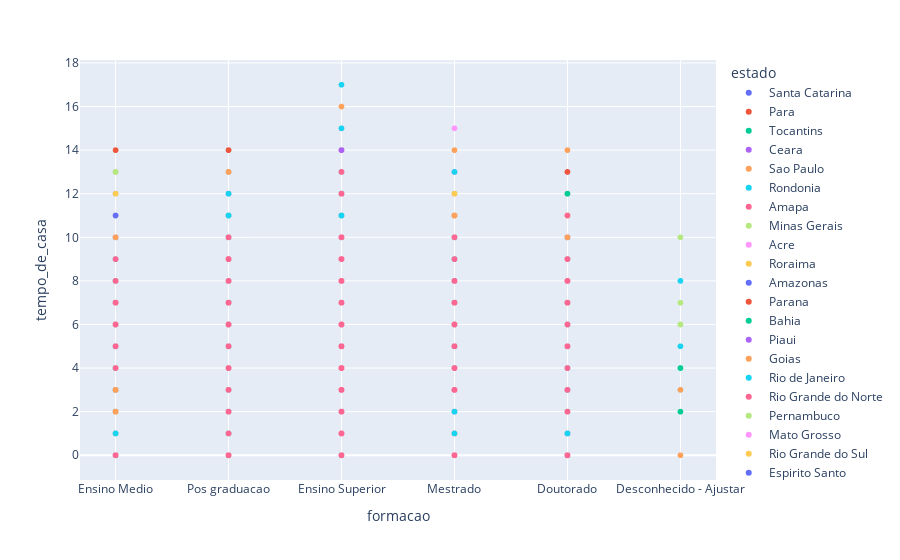

The notebook cell saved with this chart:
### Code cell
import plotly.express as px
import pandas as pd

# Suponha que 'df' é o seu DataFrame com os dados já preparados

# Para este exemplo, vamos criar um gráfico de dispersão interativo
fig = px.scatter(df, x='formacao', y='tempo_de_casa', color='estado')

# Mostrar o gráfico
fig.show()

### Figure 1 — Plotly figure (JSON) as saved in the notebook; plotly's stock layout.template omitted (floating-point values rounded to 4 significant figures; data arrays with more than 128 entries replaced by an {"elided": "..."} marker saying what was removed)
{"data": [{"hovertemplate": "estado=Santa Catarina<br>formacao=%{x}<br>tempo_de_casa=%{y}<extra></extra>", "legendgroup": "Santa Catarina", "marker": {"color": "#636efa", "symbol": "circle"}, "mode": "markers", "name": "Santa Catarina", "showlegend": true, "type": "scattergl", "x": {"elided": "547 str values"}, "xaxis": "x", "y": {"elided": "547 int values"}, "yaxis": "y"}, {"hovertemplate": "estado=Para<br>formacao=%{x}<br>tempo_de_casa=%{y}<extra></extra>", "legendgroup": "Para", "marker": {"color": "#EF553B", "symbol": "circle"}, "mode": "markers", "name": "Para", "showlegend": true, "type": "scattergl", "x": {"elided": "244 str values"}, "xaxis": "x", "y": {"elided": "244 int values"}, "yaxis": "y"}, {"hovertemplate": "estado=Tocantins<br>formacao=%{x}<br>tempo_de_casa=%{y}<extra></extra>", "legendgroup": "Tocantins", "marker": {"color": "#00cc96", "symbol": "circle"}, "mode": "markers", "name": "Tocantins", "showlegend": true, "type": "scattergl", "x": {"elided": "253 str values"}, "xaxis": "x", "y": {"elided": "253 int values"}, "yaxis": "y"}, {"hovertemplate": "estado=Ceara<br>formacao=%{x}<br>tempo_de_casa=%{y}<extra></extra>", "legendgroup": "Ceara", "marker": {"color": "#ab63fa", "symbol": "circle"}, "mode": "markers", "name": "Ceara", "showlegend": true, "type": "scattergl", "x": {"elided": "243 str values"}, "xaxis": "x", "y": {"elided": "243 int values"}, "yaxis": "y"}, {"hovertemplate": "estado=Sao Paulo<br>formacao=%{x}<br>tempo_de_casa=%{y}<extra></extra>", "legendgroup": "Sao Paulo", "marker": {"color": "#FFA15A", "symbol": "circle"}, "mode": "markers", "name": "Sao Paulo", "showlegend": true, "type": "scattergl", "x": {"elided": "922 str values"}, "xaxis": "x", "y": {"elided": "922 int values"}, "yaxis": "y"}, {"hovertemplate": "estado=Rondonia<br>formacao=%{x}<br>tempo_de_casa=%{y}<extra></extra>", "legendgroup": "Rondonia", "marker": {"color": "#19d3f3", "symbol": "circle"}, "mode": "markers", "name": "Rondonia", "showlegend": true, "type": "scattergl", "x": {"elided": "246 str values"}, "xaxis": "x", "y": {"elided": "246 int values"}, "yaxis": "y"}, {"hovertemplate": "estado=Amapa<br>formacao=%{x}<br>tempo_de_casa=%{y}<extra></extra>", "legendgroup": "Amapa", "marker": {"color": "#FF6692", "symbol": "circle"}, "mode": "markers", "name": "Amapa", "showlegend": true, "type": "scattergl", "x": {"elided": "244 str values"}, "xaxis": "x", "y": {"elided": "244 int values"}, "yaxis": "y"}, {"hovertemplate": "estado=Minas Gerais<br>formacao=%{x}<br>tempo_de_casa=%{y}<extra></extra>", "legendgroup": "Minas Gerais", "marker": {"color": "#B6E880", "symbol": "circle"}, "mode": "markers", "name": "Minas Gerais", "showlegend": true, "type": "scattergl", "x": {"elided": "741 str values"}, "xaxis": "x", "y": {"elided": "741 int values"}, "yaxis": "y"}, {"hovertemplate": "estado=Acre<br>formacao=%{x}<br>tempo_de_casa=%{y}<extra></extra>", "legendgroup": "Acre", "marker": {"color": "#FF97FF", "symbol": "circle"}, "mode": "markers", "name": "Acre", "showlegend": true, "type": "scattergl", "x": {"elided": "236 str values"}, "xaxis": "x", "y": {"elided": "236 int values"}, "yaxis": "y"}, {"hovertemplate": "estado=Roraima<br>formacao=%{x}<br>tempo_de_casa=%{y}<extra></extra>", "legendgroup": "Roraima", "marker": {"color": "#FECB52", "symbol": "circle"}, "mode": "markers", "name": "Roraima", "showlegend": true, "type": "scattergl", "x": {"elided": "248 str values"}, "xaxis": "x", "y": {"elided": "248 int values"}, "yaxis": "y"}, {"hovertemplate": "estado=Amazonas<br>formacao=%{x}<br>tempo_de_casa=%{y}<extra></extra>", "legendgroup": "Amazonas", "marker": {"color": "#636efa", "symbol": "circle"}, "mode": "markers", "name": "Amazonas", "showlegend": true, "type": "scattergl", "x": {"elided": "242 str values"}, "xaxis": "x", "y": {"elided": "242 int values"}, "yaxis": "y"}, {"hovertemplate": "estado=Parana<br>formacao=%{x}<br>tempo_de_casa=%{y}<extra></extra>", "legendgroup": "Parana", "marker": {"color": "#EF553B", "symbol": "circle"}, "mode": "markers", "name": "Parana", "showlegend": true, "type": "scattergl", "x": {"elided": "647 str values"}, "xaxis": "x", "y": {"elided": "647 int values"}, "yaxis": "y"}, {"hovertemplate": "estado=Bahia<br>formacao=%{x}<br>tempo_de_casa=%{y}<extra></extra>", "legendgroup": "Bahia", "marker": {"color": "#00cc96", "symbol": "circle"}, "mode": "markers", "name": "Bahia", "showlegend": true, "type": "scattergl", "x": {"elided": "247 str values"}, "xaxis": "x", "y": {"elided": "247 int values"}, "yaxis": "y"}, {"hovertemplate": "estado=Piaui<br>formacao=%{x}<br>tempo_de_casa=%{y}<extra></extra>", "legendgroup": "Piaui", "marker": {"color": "#ab63fa", "symbol": "circle"}, "mode": "markers", "name": "Piaui", "showlegend": true, "type": "scattergl", "x": {"elided": "246 str values"}, "xaxis": "x", "y": {"elided": "246 int values"}, "yaxis": "y"}, {"hovertemplate": "estado=Goias<br>formacao=%{x}<br>tempo_de_casa=%{y}<extra></extra>", "legendgroup": "Goias", "marker": {"color": "#FFA15A", "symbol": "circle"}, "mode": "markers", "name": "Goias", "showlegend": true, "type": "scattergl", "x": {"elided": "238 str values"}, "xaxis": "x", "y": {"elided": "238 int values"}, "yaxis": "y"}, {"hovertemplate": "estado=Rio de Janeiro<br>formacao=%{x}<br>tempo_de_casa=%{y}<extra></extra>", "legendgroup": "Rio de Janeiro", "marker": {"color": "#19d3f3", "symbol": "circle"}, "mode": "markers", "name": "Rio de Janeiro", "showlegend": true, "type": "scattergl", "x": {"elided": "826 str values"}, "xaxis": "x", "y": {"elided": "826 int values"}, "yaxis": "y"}, {"hovertemplate": "estado=Rio Grande do Norte<br>formacao=%{x}<br>tempo_de_casa=%{y}<extra></extra>", "legendgroup": "Rio Grande do Norte", "marker": {"color": "#FF6692", "symbol": "circle"}, "mode": "markers", "name": "Rio Grande do Norte", "showlegend": true, "type": "scattergl", "x": {"elided": "246 str values"}, "xaxis": "x", "y": {"elided": "246 int values"}, "yaxis": "y"}, {"hovertemplate": "estado=Pernambuco<br>formacao=%{x}<br>tempo_de_casa=%{y}<extra></extra>", "legendgroup": "Pernambuco", "marker": {"color": "#B6E880", "symbol": "circle"}, "mode": "markers", "name": "Pernambuco", "showlegend": true, "type": "scattergl", "x": {"elided": "246 str values"}, "xaxis": "x", "y": {"elided": "246 int values"}, "yaxis": "y"}, {"hovertemplate": "estado=Mato Grosso<br>formacao=%{x}<br>tempo_de_casa=%{y}<extra></extra>", "legendgroup": "Mato Grosso", "marker": {"color": "#FF97FF", "symbol": "circle"}, "mode": "markers", "name": "Mato Grosso", "showlegend": true, "type": "scattergl", "x": {"elided": "243 str values"}, "xaxis": "x", "y": {"elided": "243 int values"}, "yaxis": "y"}, {"hovertemplate": "estado=Rio Grande do Sul<br>formacao=%{x}<br>tempo_de_casa=%{y}<extra></extra>", "legendgroup": "Rio Grande do Sul", "marker": {"color": "#FECB52", "symbol": "circle"}, "mode": "markers", "name": "Rio Grande do Sul", "showlegend": true, "type": "scattergl", "x": {"elided": "542 str values"}, "xaxis": "x", "y": {"elided": "542 int values"}, "yaxis": "y"}, {"hovertemplate": "estado=Espirito Santo<br>formacao=%{x}<br>tempo_de_casa=%{y}<extra></extra>", "legendgroup": "Espirito Santo", "marker": {"color": "#636efa", "symbol": "circle"}, "mode": "markers", "name": "Espirito Santo", "showlegend": true, "type": "scattergl", "x": ["Mestrado", "Ensino Superior", "Ensino Superior", "Ensino Superior", "Ensino Superior", "Ensino Superior", "Ensino Superior", "Ensino Superior", "Pos graduacao", "Ensino Superior", "Mestrado", "Ensino Superior", "Ensino Superior", "Mestrado", "Pos graduacao", "Pos graduacao", "Ensino Superior", "Ensino Medio", "Ensino Superior", "Ensino Superior", "Pos graduacao", "Pos graduacao", "Doutorado", "Pos graduacao", "Ensino Superior", "Ensino Superior", "Mestrado", "Ensino Medio", "Ensino Superior", "Ensino Superior", "Ensino Superior", "Ensino Superior", "Ensino Superior", "Ensino Superior", "Ensino Superior", "Ensino Superior", "Ensino Superior", "Ensino Superior", "Ensino Superior", "Ensino Medio", "Mestrado", "Ensino Superior", "Pos graduacao", "Doutorado", "Pos graduacao", "Mestrado", "Ensino Superior", "Ensino Superior", "Ensino Superior", "Ensino Superior", "Ensino Superior", "Ensino Superior", "Mestrado", "Doutorado", "Pos graduacao", "Ensino Superior", "Doutorado", "Ensino Superior", "Doutorado", "Pos graduacao", "Mestrado", "Ensino Superior", "Ensino Superior", "Mestrado", "Ensino Superior", "Pos graduacao", "Ensino Superior", "Ensino Superior", "Ensino Superior", "Ensino Superior", "Ensino Superior", "Ensino Superior", "Ensino Medio", "Ensino Superior", "Ensino Superior", "Ensino Superior", "Ensino Superior", "Pos graduacao", "Ensino Superior", "Ensino Superior", "Ensino Superior", "Ensino Superior", "Mestrado", "Ensino Superior", "Ensino Superior", "Pos graduacao", "Ensino Superior", "Ensino Medio", "Ensino Superior", "Ensino Medio", "Ensino Superior", "Pos graduacao", "Doutorado", "Ensino Superior", "Pos graduacao", "Pos graduacao", "Ensino Superior"], "xaxis": "x", "y": [6, 2, 7, 10, 5, 8, 8, 7, 7, 4, 3, 7, 3, 7, 5, 6, 4, 10, 6, 7, 4, 5, 5, 9, 3, 0, 4, 2, 7, 4, 0, 5, 3, 5, 5, 8, 4, 2, 4, 5, 4, 6, 9, 4, 7, 5, 5, 12, 7, 6, 2, 11, 5, 8, 6, 5, 7, 3, 9, 8, 4, 10, 1, 6, 3, 10, 4, 6, 4, 6, 7, 8, 6, 9, 9, 6, 12, 4, 10, 5, 5, 3, 2, 6, 6, 10, 9, 6, 2, 11, 6, 5, 0, 5, 10, 3, 6], "yaxis": "y"}, {"hovertemplate": "estado=Maranhao<br>formacao=%{x}<br>tempo_de_casa=%{y}<extra></extra>", "legendgroup": "Maranhao", "marker": {"color": "#EF553B", "symbol": "circle"}, "mode": "markers", "name": "Maranhao", "showlegend": true, "type": "scattergl", "x": {"elided": "243 str values"}, "xaxis": "x", "y": {"elided": "243 int values"}, "yaxis": "y"}, {"hovertemplate": "estado=Paraiba<br>formacao=%{x}<br>tempo_de_casa=%{y}<extra></extra>", "legendgroup": "Paraiba", "marker": {"color": "#00cc96", "symbol": "circle"}, "mode": "markers", "name": "Paraiba", "showlegend": true, "type": "scattergl", "x": {"elided": "248 str values"}, "xaxis": "x", "y": {"elided": "248 int values"}, "yaxis": "y"}, {"hovertemplate": "estado=Distrito Federal<br>formacao=%{x}<br>tempo_de_casa=%{y}<extra></extra>", "legendgroup": "Distrito Federal", "marker": {"color": "#ab63fa", "symbol": "circle"}, "mode": "markers", "name": "Distrito Federal", "showlegend": true, "type": "scattergl", "x": {"elided": "247 str values"}, "xaxis": "x", "y": {"elided": "247 int values"}, "yaxis": "y"}, {"hovertemplate": "estado=Mato Grosso do Sul<br>formacao=%{x}<br>tempo_de_casa=%{y}<extra></extra>", "legendgroup": "Mato Grosso do Sul", "marker": {"color": "#FFA15A", "symbol": "circle"}, "mode": "markers", "name": "Mato Grosso do Sul", "showlegend": true, "type": "scattergl", "x": {"elided": "247 str values"}, "xaxis": "x", "y": {"elided": "247 int values"}, "yaxis": "y"}, {"hovertemplate": "estado=Sergipe<br>formacao=%{x}<br>tempo_de_casa=%{y}<extra></extra>", "legendgroup": "Sergipe", "marker": {"color": "#19d3f3", "symbol": "circle"}, "mode": "markers", "name": "Sergipe", "showlegend": true, "type": "scattergl", "x": {"elided": "240 str values"}, "xaxis": "x", "y": {"elided": "240 int values"}, "yaxis": "y"}, {"hovertemplate": "estado=Alagoas<br>formacao=%{x}<br>tempo_de_casa=%{y}<extra></extra>", "legendgroup": "Alagoas", "marker": {"color": "#FF6692", "symbol": "circle"}, "mode": "markers", "name": "Alagoas", "showlegend": true, "type": "scattergl", "x": {"elided": "246 str values"}, "xaxis": "x", "y": {"elided": "246 int values"}, "yaxis": "y"}], "layout": {"legend": {"title": {"text": "estado"}, "tracegroupgap": 0}, "margin": {"t": 60}, "xaxis": {"anchor": "y", "domain": [0, 1], "title": {"text": "formacao"}}, "yaxis": {"anchor": "x", "domain": [0, 1], "title": {"text": "tempo_de_casa"}}}}
